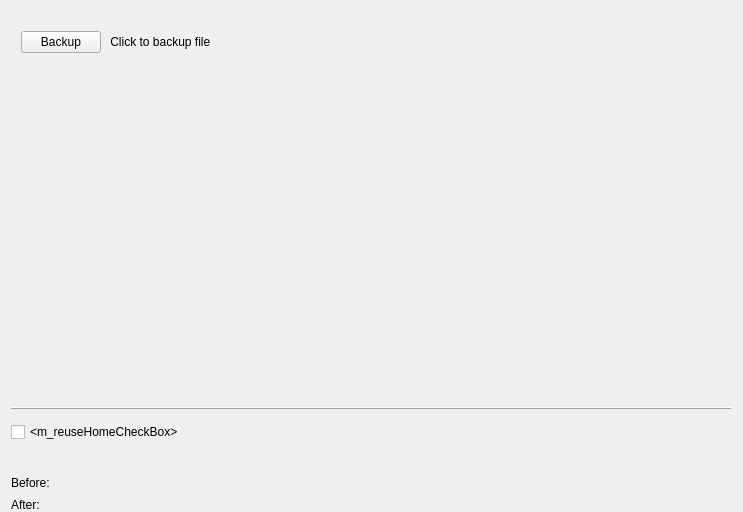
<?xml version="1.0" encoding="UTF-8"?>
<ui version="4.0">
 <author>
SPDX-FileCopyrightText: 2015 Teo Mrnjavac &lt;teo@kde.org&gt;
SPDX-License-Identifier: GPL-3.0-or-later
 </author>
 <class>ChoicePage</class>
 <widget class="QWidget" name="ChoicePage">
  <property name="geometry">
   <rect>
    <x>0</x>
    <y>0</y>
    <width>743</width>
    <height>512</height>
   </rect>
  </property>
  <property name="windowTitle">
   <string>Form</string>
  </property>
  <layout class="QVBoxLayout" name="m_mainLayout" stretch="0,0,1">
   <property name="bottomMargin">
    <number>0</number>
   </property>
   <item>
    <layout class="QHBoxLayout" name="m_drivesLayout">
     <item>
      <widget class="QLabel" name="m_drivesLabel">
       <property name="toolTip">
        <string notr="true"/>
       </property>
       <property name="text">
        <string notr="true">&lt;m_drivesLabel&gt;</string>
       </property>
      </widget>
     </item>
    </layout>
   </item>
   <item>
    <layout class="QHBoxLayout" name="horizontalLayout">
     <property name="leftMargin">
      <number>10</number>
     </property>
     <item>
      <widget class="QPushButton" name="pushButton">
       <property name="sizePolicy">
        <sizepolicy hsizetype="Fixed" vsizetype="Fixed">
         <horstretch>0</horstretch>
         <verstretch>0</verstretch>
        </sizepolicy>
       </property>
       <property name="text">
        <string>Backup</string>
       </property>
      </widget>
     </item>
     <item>
      <widget class="QLabel" name="label">
       <property name="text">
        <string> Click to backup file</string>
       </property>
      </widget>
     </item>
    </layout>
   </item>
   <item>
    <layout class="QVBoxLayout" name="m_rightLayout" stretch="0,1,0,0,0,0,0">
     <item>
      <widget class="QLabel" name="m_messageLabel">
       <property name="toolTip">
        <string notr="true"/>
       </property>
       <property name="text">
        <string notr="true">&lt;m_messageLabel&gt;</string>
       </property>
      </widget>
     </item>
     <item>
      <widget class="QScrollArea" name="m_itemsScrollArea">
       <property name="frameShape">
        <enum>QFrame::NoFrame</enum>
       </property>
       <property name="frameShadow">
        <enum>QFrame::Plain</enum>
       </property>
       <property name="lineWidth">
        <number>0</number>
       </property>
       <property name="widgetResizable">
        <bool>true</bool>
       </property>
       <widget class="QWidget" name="scrollAreaWidgetContents">
        <property name="geometry">
         <rect>
          <x>0</x>
          <y>0</y>
          <width>723</width>
          <height>324</height>
         </rect>
        </property>
        <layout class="QVBoxLayout" name="m_itemsLayout">
         <property name="leftMargin">
          <number>0</number>
         </property>
         <property name="topMargin">
          <number>0</number>
         </property>
         <property name="rightMargin">
          <number>0</number>
         </property>
         <property name="bottomMargin">
          <number>0</number>
         </property>
        </layout>
       </widget>
      </widget>
     </item>
     <item>
      <widget class="QFrame" name="hLine">
       <property name="frameShape">
        <enum>QFrame::HLine</enum>
       </property>
       <property name="frameShadow">
        <enum>QFrame::Raised</enum>
       </property>
      </widget>
     </item>
     <item>
      <widget class="EncryptWidget" name="m_encryptWidget" native="true"/>
     </item>
     <item>
      <widget class="QCheckBox" name="m_reuseHomeCheckBox">
       <property name="text">
        <string notr="true">&lt;m_reuseHomeCheckBox&gt;</string>
       </property>
      </widget>
     </item>
     <item>
      <widget class="QLabel" name="m_selectLabel">
       <property name="text">
        <string notr="true"/>
       </property>
      </widget>
     </item>
     <item>
      <layout class="QGridLayout" name="beforeAfterGridLayout">
       <property name="verticalSpacing">
        <number>0</number>
       </property>
       <item row="2" column="0">
        <layout class="QVBoxLayout" name="verticalLayout_2">
         <property name="spacing">
          <number>0</number>
         </property>
         <item>
          <spacer name="verticalSpacer_2">
           <property name="orientation">
            <enum>Qt::Vertical</enum>
           </property>
           <property name="sizeType">
            <enum>QSizePolicy::Fixed</enum>
           </property>
           <property name="sizeHint" stdset="0">
            <size>
             <width>20</width>
             <height>8</height>
            </size>
           </property>
          </spacer>
         </item>
         <item>
          <widget class="QLabel" name="m_previewAfterLabel">
           <property name="text">
            <string notr="true">After:</string>
           </property>
           <property name="alignment">
            <set>Qt::AlignLeading|Qt::AlignLeft|Qt::AlignTop</set>
           </property>
          </widget>
         </item>
        </layout>
       </item>
       <item row="0" column="0">
        <layout class="QVBoxLayout" name="verticalLayout">
         <property name="spacing">
          <number>0</number>
         </property>
         <item>
          <spacer name="verticalSpacer">
           <property name="orientation">
            <enum>Qt::Vertical</enum>
           </property>
           <property name="sizeType">
            <enum>QSizePolicy::Fixed</enum>
           </property>
           <property name="sizeHint" stdset="0">
            <size>
             <width>20</width>
             <height>8</height>
            </size>
           </property>
          </spacer>
         </item>
         <item>
          <widget class="QLabel" name="m_previewBeforeLabel">
           <property name="text">
            <string notr="true">Before:</string>
           </property>
           <property name="alignment">
            <set>Qt::AlignLeading|Qt::AlignLeft|Qt::AlignTop</set>
           </property>
          </widget>
         </item>
        </layout>
       </item>
       <item row="0" column="1">
        <widget class="QWidget" name="m_previewBeforeFrame" native="true">
         <property name="sizePolicy">
          <sizepolicy hsizetype="Expanding" vsizetype="Preferred">
           <horstretch>0</horstretch>
           <verstretch>0</verstretch>
          </sizepolicy>
         </property>
        </widget>
       </item>
       <item row="2" column="1">
        <widget class="QWidget" name="m_previewAfterFrame" native="true">
         <property name="sizePolicy">
          <sizepolicy hsizetype="Expanding" vsizetype="Preferred">
           <horstretch>0</horstretch>
           <verstretch>0</verstretch>
          </sizepolicy>
         </property>
        </widget>
       </item>
      </layout>
     </item>
    </layout>
   </item>
  </layout>
 </widget>
 <customwidgets>
  <customwidget>
   <class>EncryptWidget</class>
   <extends>QWidget</extends>
   <header>gui/EncryptWidget.h</header>
   <container>1</container>
  </customwidget>
 </customwidgets>
 <resources/>
 <connections/>
</ui>
